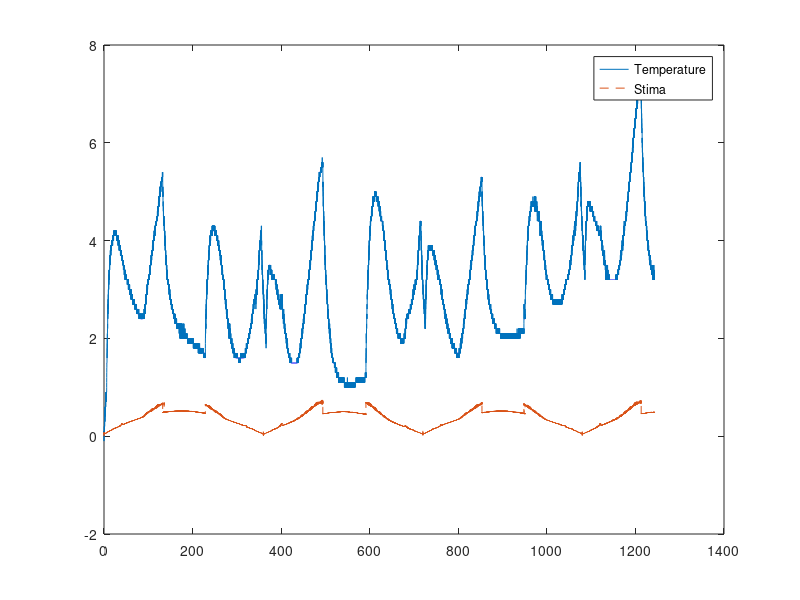

This chart was generated by the following MATLAB code:
clear all
close all
% dTemp=T-Te
% C*(dT/dt)= -k1(T-Te) + k2Iq + K3Iq_rms + k4Id + k5Id_rms + k10Pw +
% k11pw_rms +k20Vel + k21Vel_rms

load("test_20220111_181745.mat");

t_days=(experiment.time-experiment.time(1))';
t_minutes=(t_days)*24*60;
t=t_minutes;
T=experiment.Temperature;
Te=T(1);
Id_rms=experiment.Id; 
Id_rms_n=(Id_rms-min(Id_rms))/(max(Id_rms)-min(Id_rms));
Id=experiment.mean_Id.^2;
Id_n=(Id-min(Id))/(max(Id)-min(Id));
Iq_rms=experiment.Iq;
Iq_rms_n=(Iq_rms-min(Iq_rms))/(max(Iq_rms)-min(Iq_rms));
Iq=experiment.mean_Iq.^2;
Iq_n=(Iq-min(Iq))/(max(Iq)-min(Iq));
Iout_rms=experiment.Iout;
Iout=experiment.mean_Iout.^2;
Vout_rms=experiment.Vout;
Vout=experiment.mean_Vout.^2;
vel_rms=experiment.Speed;
vel_rms_n=(vel_rms-min(vel_rms))/(max(vel_rms)-min(vel_rms));
vel=experiment.mean_Speed.^2;
vel_n=(vel-min(vel))/(max(vel)-min(vel));

Temp=T-Te;
Pw_rms=Iout_rms.*Vout_rms;
Pw_rms_n=(Pw_rms-min(Pw_rms))/(max(Pw_rms)-min(Pw_rms));
Pws=Iout.*Vout;
Pws_n=(Pws-min(Pws))/(max(Pws)-min(Pws));

param=[Id_rms_n,Id_n,Iq_rms_n,Iq_n,Pw_rms_n,Pws_n,vel_rms_n,vel_n];

coef=Temp\param;
Stima=coef*param';

figure(1)
plot(t,Temp)
hold on
plot(t,Stima,'--')
legend('Temperature','Stima')

